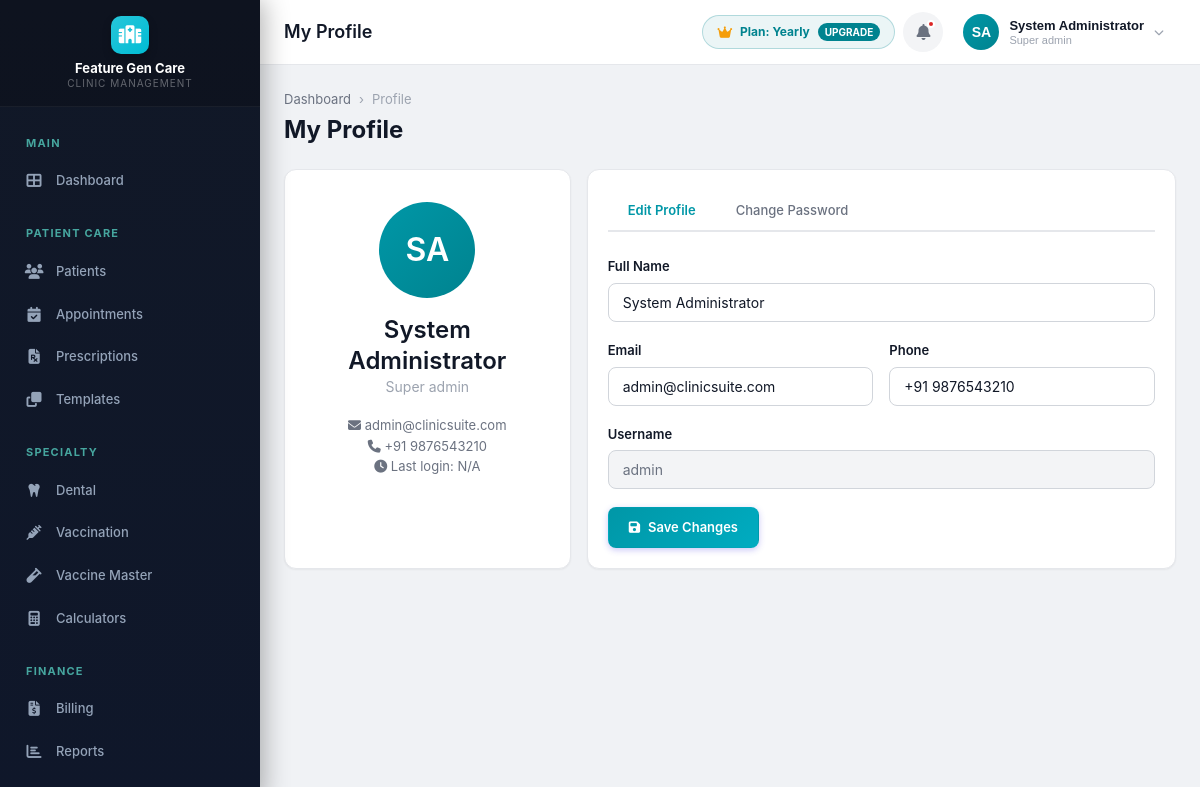
Screenshot of /modules/auth/profile.php (signed in) with the database file from the repository.
### tables this page shows
CREATE TABLE IF NOT EXISTS clinics (
    id INT AUTO_INCREMENT PRIMARY KEY,
    name VARCHAR(200) NOT NULL,
    tagline VARCHAR(300) DEFAULT NULL,
    logo VARCHAR(500) DEFAULT NULL,
    email VARCHAR(150) DEFAULT NULL,
    phone VARCHAR(20) DEFAULT NULL,
    alt_phone VARCHAR(20) DEFAULT NULL,
    website VARCHAR(200) DEFAULT NULL,
    address TEXT DEFAULT NULL,
    city VARCHAR(100) DEFAULT NULL,
    state VARCHAR(100) DEFAULT NULL,
    pincode VARCHAR(10) DEFAULT NULL,
    country VARCHAR(100) DEFAULT 'India',
    registration_no VARCHAR(100) DEFAULT NULL,
    gst_number VARCHAR(20) DEFAULT NULL,
    pan_number VARCHAR(20) DEFAULT NULL,
    primary_color VARCHAR(10) DEFAULT '#4F46E5',
    secondary_color VARCHAR(10) DEFAULT '#7C3AED',
    currency_symbol VARCHAR(5) DEFAULT '₹',
    date_format VARCHAR(20) DEFAULT 'd/m/Y',
    time_format VARCHAR(10) DEFAULT '12h',
    timezone VARCHAR(50) DEFAULT 'Asia/Kolkata',
    prescription_header TEXT DEFAULT NULL,
    prescription_footer TEXT DEFAULT NULL,
    invoice_header TEXT DEFAULT NULL,
    invoice_footer TEXT DEFAULT NULL,
    invoice_prefix VARCHAR(10) DEFAULT 'INV',
    invoice_start_no INT DEFAULT 1,
    patient_id_prefix VARCHAR(10) DEFAULT 'PT',
    patient_id_start_no INT DEFAULT 1000,
    is_active TINYINT(1) DEFAULT 1,
    created_at TIMESTAMP DEFAULT CURRENT_TIMESTAMP,
    updated_at TIMESTAMP DEFAULT CURRENT_TIMESTAMP ON UPDATE CURRENT_TIMESTAMP
);

CREATE TABLE IF NOT EXISTS tenants (
    id INT AUTO_INCREMENT PRIMARY KEY,
    clinic_name VARCHAR(200) NOT NULL,
    subdomain VARCHAR(100) NOT NULL UNIQUE,
    db_host VARCHAR(100) NOT NULL DEFAULT 'localhost',
    db_name VARCHAR(100) NOT NULL UNIQUE,
    db_user VARCHAR(100) NOT NULL,
    db_password VARCHAR(255) NOT NULL,
    status ENUM('active', 'suspended', 'pending') DEFAULT 'active',
    
     
    plan_type ENUM('trial', 'monthly', 'yearly', 'one_time', 'custom') DEFAULT 'trial',
    billing_cycle ENUM('trial', 'monthly', 'yearly', 'one_time') DEFAULT 'trial',
    max_doctors INT DEFAULT 2 COMMENT 'Doctor quota: 0 = unlimited',
    trial_ends_at DATETIME NULL,
    subscription_starts_at DATETIME NULL,
    subscription_ends_at DATETIME NULL COMMENT 'NULL indicates lifetime/perpetual license',
    is_lifetime TINYINT(1) DEFAULT 0,
    bonus_months INT DEFAULT 0 COMMENT 'Negotiated bonus months (e.g. +2 on yearly)',
    plan_amount DECIMAL(10,2) DEFAULT 0.00,
    currency VARCHAR(10) DEFAULT 'INR',
    subscription_status ENUM('trial', 'active', 'expired', 'grace_period', 'suspended') DEFAULT 'trial',
    
    created_at TIMESTAMP DEFAULT CURRENT_TIMESTAMP,
    updated_at TIMESTAMP DEFAULT CURRENT_TIMESTAMP ON UPDATE CURRENT_TIMESTAMP,
    INDEX idx_subdomain (subdomain),
    INDEX idx_status (status),
    INDEX idx_sub_status (subscription_status)
);

CREATE TABLE IF NOT EXISTS users (
    id INT AUTO_INCREMENT PRIMARY KEY,
    clinic_id INT NOT NULL DEFAULT 1,
    branch_id INT DEFAULT NULL,
    role_id INT NOT NULL,
    role VARCHAR(30) NOT NULL DEFAULT 'receptionist',
    username VARCHAR(50) NOT NULL UNIQUE,
    password VARCHAR(255) NOT NULL,
    full_name VARCHAR(150) NOT NULL,
    email VARCHAR(150) DEFAULT NULL,
    phone VARCHAR(20) DEFAULT NULL,
    gender ENUM('Male','Female','Other') DEFAULT NULL,
    date_of_birth DATE DEFAULT NULL,
    profile_image VARCHAR(500) DEFAULT NULL,
    address TEXT DEFAULT NULL,
    qualification VARCHAR(200) DEFAULT NULL,
    specialization VARCHAR(200) DEFAULT NULL,
    license_number VARCHAR(100) DEFAULT NULL,
    signature_image VARCHAR(500) DEFAULT NULL,
    is_active TINYINT(1) DEFAULT 1,
    last_login TIMESTAMP NULL DEFAULT NULL,
    failed_attempts INT DEFAULT 0,
    locked_until TIMESTAMP NULL DEFAULT NULL,
    password_changed_at TIMESTAMP NULL DEFAULT NULL,
    created_at TIMESTAMP DEFAULT CURRENT_TIMESTAMP,
    updated_at TIMESTAMP DEFAULT CURRENT_TIMESTAMP ON UPDATE CURRENT_TIMESTAMP,
    FOREIGN KEY (clinic_id) REFERENCES clinics(id),
    FOREIGN KEY (branch_id) REFERENCES branches(id) ON DELETE SET NULL,
    FOREIGN KEY (role_id) REFERENCES roles(id)
);

CREATE TABLE IF NOT EXISTS roles (
    id INT AUTO_INCREMENT PRIMARY KEY,
    name VARCHAR(50) NOT NULL UNIQUE,
    display_name VARCHAR(100) NOT NULL,
    description TEXT DEFAULT NULL,
    is_system TINYINT(1) DEFAULT 0,
    is_active TINYINT(1) DEFAULT 1,
    created_at TIMESTAMP DEFAULT CURRENT_TIMESTAMP,
    updated_at TIMESTAMP DEFAULT CURRENT_TIMESTAMP ON UPDATE CURRENT_TIMESTAMP
);

### modules/auth/profile.php (the view, shortened to what the rows shown need)
<?php
require_once dirname(dirname(__DIR__)) . '/config/session.php';
$db = db();
$userId = getCurrentUserId();
$user = $db->fetch("SELECT u.*, r.name as role_name FROM users u JOIN roles r ON u.role_id = r.id WHERE u.id = ?", [$userId]);
$pageTitle = 'My Profile';
require_once dirname(dirname(__DIR__)) . '/includes/header.php';
?>
<div class="content-header">
    <div>
        <h1>My Profile</h1>
    </div>
</div>
<div class="grid-3 gap-24">
    <div class="card">
        <div class="card-body text-center" style="padding: 32px;">
            <div class="user-avatar" style="width: 96px; height: 96px; font-size: 32px; margin: 0 auto 16px;">
                <?= getInitials($user['full_name']) ?>
            </div>
            <h2><?= sanitizeOutput($user['full_name']) ?></h2>
            <p class="text-muted"><?= ucfirst(str_replace('_', ' ', $user['role_name'])) ?></p>
            <div style="margin-top: 16px; font-size: 13px; color: var(--text-secondary);">
                <p><i class="fas fa-envelope"></i> <?= sanitizeOutput($user['email'] ?? 'No email') ?></p>
                <p><i class="fas fa-phone"></i> <?= sanitizeOutput($user['phone'] ?? 'No phone') ?></p>
                <p><i class="fas fa-clock"></i> Last login: <?= $user['last_login'] ? formatDateTime($user['last_login']) : 'N/A' ?></p>
            </div>
        </div>
    </div>
    <div class="card" style="grid-column: span 2;">
        <div class="card-body">
            <div class="tab-content active" id="tab-profile">
                <form method="POST">
                    <div class="form-group">
                        <label class="form-label">Full Name</label>
                        <input type="text" name="full_name" class="form-control" value="<?= sanitizeOutput($user['full_name']) ?>" required>
                    </div>
                    <div class="form-row">
                        <div class="form-group">
                            <label class="form-label">Email</label>
                            <input type="email" name="email" class="form-control" value="<?= sanitizeOutput($user['email'] ?? '') ?>">
                        </div>
                        <div class="form-group">
                            <label class="form-label">Phone</label>
                            <input type="tel" name="phone" class="form-control" value="<?= sanitizeOutput($user['phone'] ?? '') ?>">
                        </div>
                    </div>
                    <div class="form-group">
                        <label class="form-label">Username</label>
                        <input type="text" class="form-control" value="<?= sanitizeOutput($user['username']) ?>" disabled>
                    </div>
                </form>
            </div>
        </div>
    </div>
</div>
<?php require_once INCLUDES_PATH . '/footer.php'; ?>

### includes/header.php (shortened to what the rows shown need)
<?php
$currentUser = [
    'id' => getCurrentUserId(),
    'name' => getSession('full_name', 'User'),
    'role' => getSession('role', 'user'),
    'email' => getSession('email', ''),
    'image' => getSession('profile_image', ''),
    'initials' => getInitials(getSession('full_name', 'U'))
];
?>
<!DOCTYPE html>
<html lang="en">
<head>
    <link rel="stylesheet" href="<?= ASSETS_URL ?>/css/style.css?v=2.1">
    <link rel="stylesheet" href="https://cdnjs.cloudflare.com/ajax/libs/font-awesome/6.5.0/css/all.min.css">
</head>
<body>
<div class="app-wrapper">
    <?php include __DIR__ . '/sidebar.php'; ?>
    <div class="main-content">
        <header class="header">
            <div class="header-left">
                <?php if (isset($pageTitle)): ?>
                <h2 class="page-title"><?= $pageTitle ?></h2>
                <?php endif; ?>
            </div>
            <div class="header-right">
                <?php if (in_array(getCurrentUserRole(), [ROLE_SUPER_ADMIN, ROLE_ADMIN])): ?>
                <?php
                $hdrTenant = db()->tenantInfo ?? [];
                $hdrPlan = ucfirst(sanitizeOutput($hdrTenant['plan_type'] ?? 'Trial'));
                ?>
                <a href="<?= BASE_URL ?>/modules/subscription/paywall.php" class="header-plan-badge" style="display: flex; align-items: center; gap: 8px; padding: 6px 14px; border-radius: 20px; font-size: 12px; font-weight: 700; text-decoration: none; background: rgba(0, 131, 143, 0.08); color: #00838f; border: 1px solid rgba(0, 131, 143, 0.25); transition: all 0.2s;" title="View Plan & Upgrade Options">
                    <i class="fas fa-crown" style="color: #f59e0b; font-size: 13px;"></i>
                    <span>Plan: <?= $hdrPlan ?></span>
                    <span style="background: #00838f; color: white; padding: 1px 7px; border-radius: 10px; font-size: 10px; text-transform: uppercase;">Upgrade</span>
                </a>
                <?php endif; ?>
                <div class="dropdown">
                    <button class="user-dropdown" data-dropdown="userDropdown">
                        <div class="user-info">
                            <div class="user-name"><?= sanitizeOutput($currentUser['name']) ?></div>
                            <div class="user-role"><?= ucfirst(str_replace('_', ' ', $currentUser['role'])) ?></div>
                        </div>
                    </button>
                </div>
            </div>
        </header>
        <div class="content-area">

### includes/sidebar.php (shortened to what the rows shown need)
<?php
$db = db();
$clinicId = getCurrentClinicId();
$clinic = $db->fetch("SELECT name, logo FROM clinics WHERE id = ?", [$clinicId]);
$logoUrl = '';
$logoExists = false;
?>
<aside class="sidebar">
    <div class="sidebar-brand" style="flex-direction: column; align-items: center; gap: 6px; padding: 16px 12px;">
        <?php if ($logoExists && !empty($logoUrl)): ?>
            <img src="<?= $logoUrl ?>" alt="Clinic Logo" style="max-height: 48px; max-width: 140px; object-fit: contain;" onerror="this.style.display='none'; var fb=document.getElementById('sidebarFallbackLogo'); if(fb) fb.style.display='flex';">
            <div id="sidebarFallbackLogo" class="brand-logo" style="display: none;"><i class="fas fa-hospital"></i></div>
        <?php else: ?>
            <div class="brand-logo"><i class="fas fa-hospital"></i></div>
        <?php endif; ?>
        <div class="brand-text" style="text-align: center; font-size: 13px; line-height: 1.3; white-space: normal; word-break: break-word;">
            <?= sanitizeOutput($clinic['name'] ?? ($db->tenantInfo['clinic_name'] ?? APP_NAME)) ?>
            <small style="display: block; font-size: 10px; opacity: 0.7;">Clinic Management</small>
        </div>
    </div>
</aside>

### rows the page displays
clinics: name "Feature Gen Care"
tenants: plan_type "Yearly"
users: full_name "System Administrator", role "Super admin", full_name "SA", role.name "Super admin", email "admin@clinicsuite.com", phone "+91 9876543210", username "admin"

### other values shown
$pageTitle "My Profile"
$currentUser['initials'] "SA"
